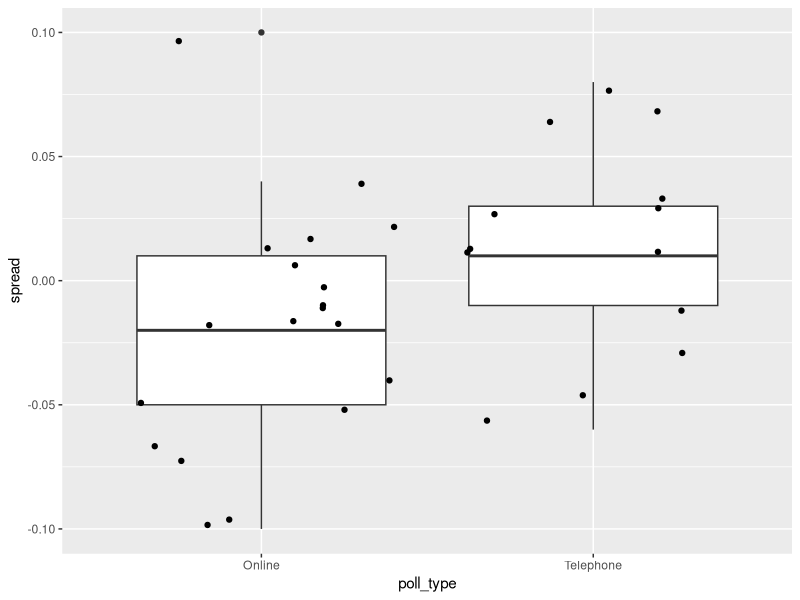

This figure's R source:
## ---- chunk 1
knitr::opts_chunk$set(echo = TRUE)
## ---- chunk 2
# suggested libraries and options
library(tidyverse)
options(digits = 3)

# load brexit_polls object
library(dslabs)
data(brexit_polls)
## ---- chunk 3
p <- 0.481    # official proportion voting "Remain"
d <- 2*p-1    # official spread
## ---- chunk 4
N <- 1500
N*p
## ---- chunk 5
sqrt(N*p*(1-p))
## ---- chunk 6
p
## ---- chunk 7
sqrt(p*(1-p)/N)
## ---- chunk 8
2*p-1
## ---- chunk 9
2*sqrt(p*(1-p)/N)
## ---- chunk 10
mean(brexit_polls$spread)
## ---- chunk 11
sd(brexit_polls$spread)
## ---- chunk 12
brexit_polls <- brexit_polls %>% 
                  mutate(x_hat = (spread + 1) /2)
mean(brexit_polls$x_hat)
## ---- chunk 13
sd(brexit_polls$x_hat)
## ---- chunk 14
x_hat2 <- brexit_polls[1,]$x_hat
N <- brexit_polls[1,]$samplesize
se2 <- sqrt(x_hat2 * (1 - x_hat2) / N)
x_hat2 - qnorm(0.975) * se2
## ---- chunk 15
x_hat2 + qnorm(0.975) * se2
## ---- chunk 16
!between(0.5, x_hat2 - qnorm(.975)*se2, x_hat2 + qnorm(.975)*se2)    # predicts winner
between(0.481, x_hat2 - qnorm(.975)*se2, x_hat2 + qnorm(.975)*se2)    # does not cover p
## ---- chunk 17
# suggested libraries
library(tidyverse)

# load brexit_polls object and add x_hat column
library(dslabs)
data(brexit_polls)
brexit_polls <- brexit_polls %>%
    mutate(x_hat = (spread + 1)/2)

# final proportion voting "Remain"
p <- 0.481
## ---- chunk 18
june_polls <- brexit_polls %>% filter(enddate >= '2016-06-01') 
nrow(june_polls)
## ---- chunk 19
d <- -0.38
june_polls <- june_polls %>%
  mutate(se_x_hat = sqrt(x_hat * (1-x_hat)/ samplesize), se_spread = 2*se_x_hat,
         lower = spread - qnorm(0.975) * se_spread,
         upper = spread + qnorm(0.975) * se_spread,
         hit = (lower < 2*p-1 & upper > 2*p-1))
mean(june_polls$lower < 0 & june_polls$upper > 0)
## ---- chunk 20
# suggested libraries
library(tidyverse)

# load brexit_polls object and add x_hat column
library(dslabs)
data(brexit_polls)
brexit_polls <- brexit_polls %>%
    mutate(x_hat = (spread + 1)/2)

# final proportion voting "Remain"
p <- 0.481
## ---- chunk 21
d <- -0.038 #correct spread
june_polls <- brexit_polls %>%
  filter(enddate >= "2016-06-01") %>%
  mutate(se_x_hat = sqrt(x_hat * (1-x_hat)/samplesize)) %>%
  mutate(se_spread = 2*se_x_hat) %>%
  mutate(
    lower = spread - qnorm(0.975)*se_spread,
    upper = spread + qnorm(0.975)*se_spread,
    hit = (lower < d & upper > d)
  )

#How many polls are in june_polls?
length(june_polls$pollster)

#What proportion of polls have a confidence interval that covers the value 0?
covers_0 <- june_polls %>% mutate(cover_0 = lower < 0 & upper > 0) %>% .$cover_0
class(covers_0)
mean(covers_0)

#What proportion of polls predict "Remain" (confidence interval entirely above 0?)
remain <- june_polls %>% mutate(remain = lower > 0 & upper > 0) %>% .$remain
mean(remain)

#What proportions of polls have a confidence interval covering the true value of d?
mean(june_polls$hit)
## ---- chunk 22
june_polls %>% 
  group_by(pollster) %>%
  summarize(proportion_hits = mean(hit == TRUE), polls = n()) %>% arrange(desc(proportion_hits))
  
## ---- chunk 23
june_polls %>% ggplot(aes(poll_type, spread)) + 
  geom_boxplot() +
  geom_jitter()
